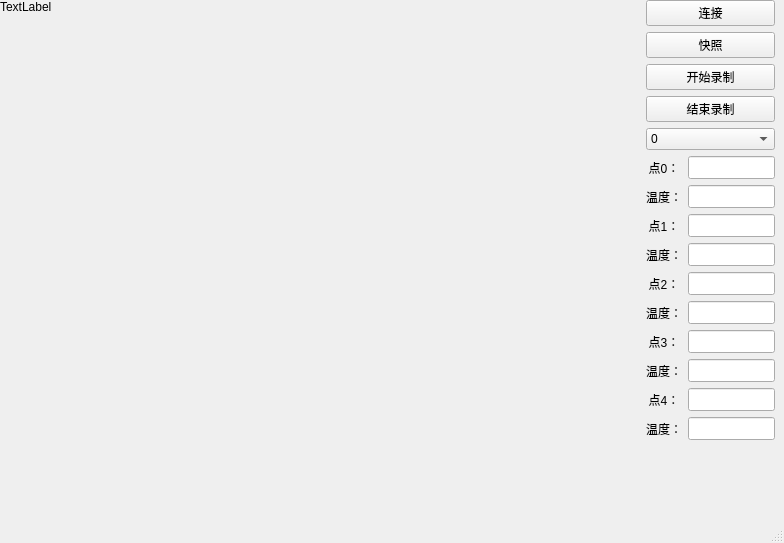
<?xml version="1.0" encoding="UTF-8"?>
<ui version="4.0">
 <class>MainWindow</class>
 <widget class="QMainWindow" name="MainWindow">
  <property name="geometry">
   <rect>
    <x>0</x>
    <y>0</y>
    <width>784</width>
    <height>543</height>
   </rect>
  </property>
  <property name="sizePolicy">
   <sizepolicy hsizetype="Preferred" vsizetype="Preferred">
    <horstretch>0</horstretch>
    <verstretch>0</verstretch>
   </sizepolicy>
  </property>
  <property name="maximumSize">
   <size>
    <width>16777215</width>
    <height>16777215</height>
   </size>
  </property>
  <property name="windowTitle">
   <string>MainWindow</string>
  </property>
  <widget class="QWidget" name="centralwidget">
   <layout class="QGridLayout" name="gridLayout">
    <property name="leftMargin">
     <number>0</number>
    </property>
    <property name="topMargin">
     <number>0</number>
    </property>
    <item row="0" column="0">
     <widget class="QLabel" name="label">
      <property name="minimumSize">
       <size>
        <width>640</width>
        <height>480</height>
       </size>
      </property>
      <property name="maximumSize">
       <size>
        <width>516</width>
        <height>535</height>
       </size>
      </property>
      <property name="text">
       <string>TextLabel</string>
      </property>
      <property name="alignment">
       <set>Qt::AlignLeading|Qt::AlignLeft|Qt::AlignTop</set>
      </property>
     </widget>
    </item>
    <item row="0" column="1">
     <layout class="QVBoxLayout" name="verticalLayout_3">
      <item>
       <widget class="QPushButton" name="btnConnect">
        <property name="text">
         <string>连接</string>
        </property>
       </widget>
      </item>
      <item>
       <widget class="QPushButton" name="btnSnapshot">
        <property name="text">
         <string>快照</string>
        </property>
       </widget>
      </item>
      <item>
       <widget class="QPushButton" name="btnStartRecord">
        <property name="text">
         <string>开始录制</string>
        </property>
       </widget>
      </item>
      <item>
       <widget class="QPushButton" name="btnStopRecord">
        <property name="text">
         <string>结束录制</string>
        </property>
       </widget>
      </item>
      <item>
       <widget class="QComboBox" name="comboBoxPos">
        <item>
         <property name="text">
          <string>0</string>
         </property>
        </item>
        <item>
         <property name="text">
          <string>1</string>
         </property>
        </item>
        <item>
         <property name="text">
          <string>2</string>
         </property>
        </item>
        <item>
         <property name="text">
          <string>3</string>
         </property>
        </item>
        <item>
         <property name="text">
          <string>4</string>
         </property>
        </item>
       </widget>
      </item>
      <item>
       <layout class="QHBoxLayout" name="horizontalLayout">
        <item>
         <layout class="QVBoxLayout" name="verticalLayout">
          <item>
           <widget class="QLabel" name="label_2">
            <property name="minimumSize">
             <size>
              <width>36</width>
              <height>23</height>
             </size>
            </property>
            <property name="text">
             <string>点0：</string>
            </property>
            <property name="alignment">
             <set>Qt::AlignCenter</set>
            </property>
           </widget>
          </item>
          <item>
           <widget class="QLabel" name="label_3">
            <property name="minimumSize">
             <size>
              <width>36</width>
              <height>23</height>
             </size>
            </property>
            <property name="text">
             <string>温度：</string>
            </property>
            <property name="alignment">
             <set>Qt::AlignCenter</set>
            </property>
           </widget>
          </item>
          <item>
           <widget class="QLabel" name="label_4">
            <property name="minimumSize">
             <size>
              <width>36</width>
              <height>23</height>
             </size>
            </property>
            <property name="text">
             <string>点1：</string>
            </property>
            <property name="alignment">
             <set>Qt::AlignCenter</set>
            </property>
           </widget>
          </item>
          <item>
           <widget class="QLabel" name="label_8">
            <property name="minimumSize">
             <size>
              <width>36</width>
              <height>23</height>
             </size>
            </property>
            <property name="text">
             <string>温度：</string>
            </property>
            <property name="alignment">
             <set>Qt::AlignCenter</set>
            </property>
           </widget>
          </item>
          <item>
           <widget class="QLabel" name="label_5">
            <property name="minimumSize">
             <size>
              <width>36</width>
              <height>23</height>
             </size>
            </property>
            <property name="text">
             <string>点2：</string>
            </property>
            <property name="alignment">
             <set>Qt::AlignCenter</set>
            </property>
           </widget>
          </item>
          <item>
           <widget class="QLabel" name="label_9">
            <property name="minimumSize">
             <size>
              <width>36</width>
              <height>23</height>
             </size>
            </property>
            <property name="text">
             <string>温度：</string>
            </property>
            <property name="alignment">
             <set>Qt::AlignCenter</set>
            </property>
           </widget>
          </item>
          <item>
           <widget class="QLabel" name="label_6">
            <property name="minimumSize">
             <size>
              <width>36</width>
              <height>23</height>
             </size>
            </property>
            <property name="text">
             <string>点3：</string>
            </property>
            <property name="alignment">
             <set>Qt::AlignCenter</set>
            </property>
           </widget>
          </item>
          <item>
           <widget class="QLabel" name="label_10">
            <property name="minimumSize">
             <size>
              <width>36</width>
              <height>23</height>
             </size>
            </property>
            <property name="text">
             <string>温度：</string>
            </property>
            <property name="alignment">
             <set>Qt::AlignCenter</set>
            </property>
           </widget>
          </item>
          <item>
           <widget class="QLabel" name="label_7">
            <property name="minimumSize">
             <size>
              <width>36</width>
              <height>23</height>
             </size>
            </property>
            <property name="text">
             <string>点4：</string>
            </property>
            <property name="alignment">
             <set>Qt::AlignCenter</set>
            </property>
           </widget>
          </item>
          <item>
           <widget class="QLabel" name="label_11">
            <property name="minimumSize">
             <size>
              <width>36</width>
              <height>23</height>
             </size>
            </property>
            <property name="text">
             <string>温度：</string>
            </property>
            <property name="alignment">
             <set>Qt::AlignCenter</set>
            </property>
           </widget>
          </item>
         </layout>
        </item>
        <item>
         <layout class="QVBoxLayout" name="verticalLayout_2">
          <item>
           <widget class="QLineEdit" name="lineEditPos0">
            <property name="minimumSize">
             <size>
              <width>70</width>
              <height>23</height>
             </size>
            </property>
            <property name="readOnly">
             <bool>true</bool>
            </property>
           </widget>
          </item>
          <item>
           <widget class="QLineEdit" name="lineEditTemperature0">
            <property name="minimumSize">
             <size>
              <width>70</width>
              <height>23</height>
             </size>
            </property>
            <property name="readOnly">
             <bool>true</bool>
            </property>
           </widget>
          </item>
          <item>
           <widget class="QLineEdit" name="lineEditPos1">
            <property name="minimumSize">
             <size>
              <width>70</width>
              <height>23</height>
             </size>
            </property>
            <property name="readOnly">
             <bool>true</bool>
            </property>
           </widget>
          </item>
          <item>
           <widget class="QLineEdit" name="lineEditTemperature1">
            <property name="minimumSize">
             <size>
              <width>70</width>
              <height>23</height>
             </size>
            </property>
            <property name="readOnly">
             <bool>true</bool>
            </property>
           </widget>
          </item>
          <item>
           <widget class="QLineEdit" name="lineEditPos2">
            <property name="minimumSize">
             <size>
              <width>70</width>
              <height>23</height>
             </size>
            </property>
            <property name="readOnly">
             <bool>true</bool>
            </property>
           </widget>
          </item>
          <item>
           <widget class="QLineEdit" name="lineEditTemperature2">
            <property name="minimumSize">
             <size>
              <width>70</width>
              <height>23</height>
             </size>
            </property>
            <property name="readOnly">
             <bool>true</bool>
            </property>
           </widget>
          </item>
          <item>
           <widget class="QLineEdit" name="lineEditPos3">
            <property name="minimumSize">
             <size>
              <width>70</width>
              <height>23</height>
             </size>
            </property>
            <property name="readOnly">
             <bool>true</bool>
            </property>
           </widget>
          </item>
          <item>
           <widget class="QLineEdit" name="lineEditTemperature3">
            <property name="minimumSize">
             <size>
              <width>70</width>
              <height>23</height>
             </size>
            </property>
            <property name="readOnly">
             <bool>true</bool>
            </property>
           </widget>
          </item>
          <item>
           <widget class="QLineEdit" name="lineEditPos4">
            <property name="minimumSize">
             <size>
              <width>70</width>
              <height>23</height>
             </size>
            </property>
            <property name="readOnly">
             <bool>true</bool>
            </property>
           </widget>
          </item>
          <item>
           <widget class="QLineEdit" name="lineEditTemperature4">
            <property name="minimumSize">
             <size>
              <width>70</width>
              <height>23</height>
             </size>
            </property>
            <property name="readOnly">
             <bool>true</bool>
            </property>
           </widget>
          </item>
         </layout>
        </item>
       </layout>
      </item>
      <item>
       <spacer name="verticalSpacer">
        <property name="orientation">
         <enum>Qt::Vertical</enum>
        </property>
        <property name="sizeHint" stdset="0">
         <size>
          <width>20</width>
          <height>40</height>
         </size>
        </property>
       </spacer>
      </item>
     </layout>
    </item>
   </layout>
  </widget>
  <widget class="QMenuBar" name="menubar">
   <property name="geometry">
    <rect>
     <x>0</x>
     <y>0</y>
     <width>784</width>
     <height>23</height>
    </rect>
   </property>
  </widget>
  <widget class="QStatusBar" name="statusbar"/>
 </widget>
 <resources/>
 <connections/>
</ui>
